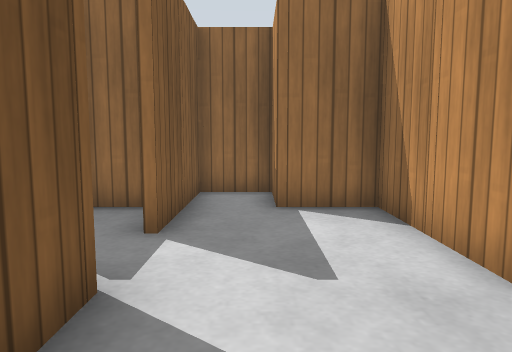
[1] (above)

24 first-person views from a walk through a world built for the Gazebo simulator. The camera is 0.68 m above the floor, tilts 6° down and sees 70° across. The floor is counted in squares, 0.5 m on a side. Each view is taken from the middle of a square. On the plan, view 1 faces up. The plan holds only what a view shows up to about 15 squares ahead; the rest is blank. Simple patterns stand in for the simulator's built-in surfaces.

[2]
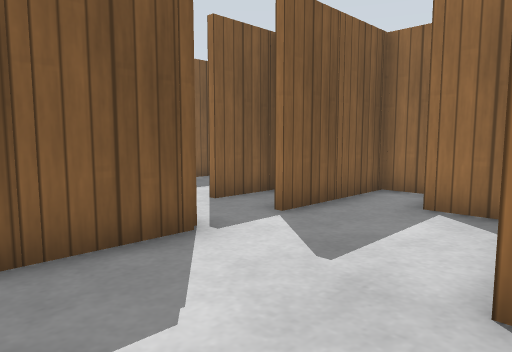

[3]
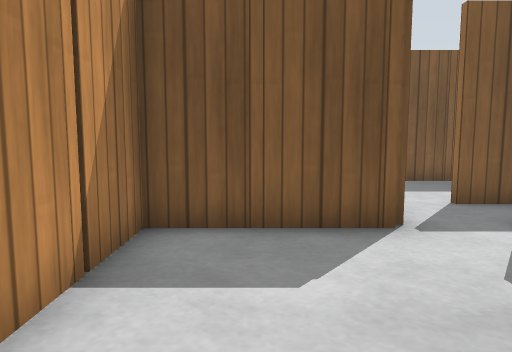

[4]
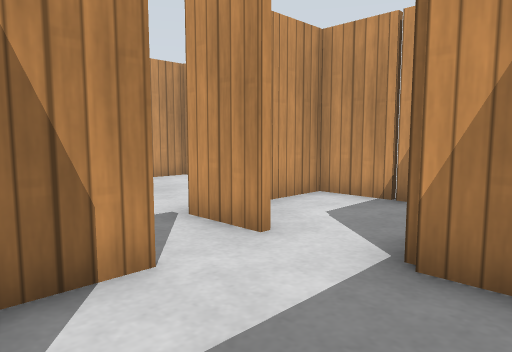

[5]
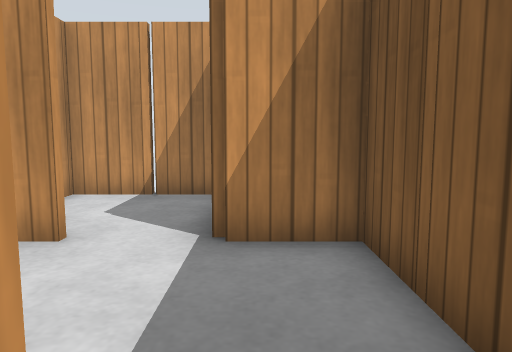

[6]
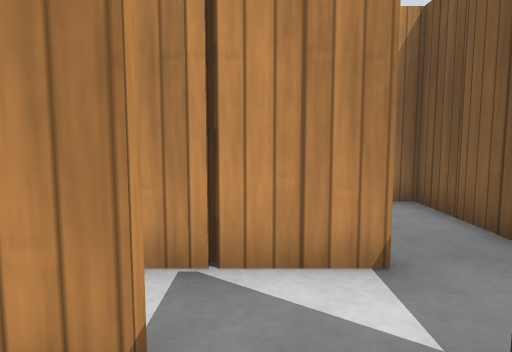

[7]
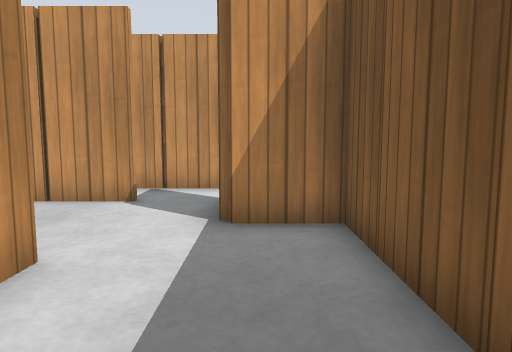

[8]
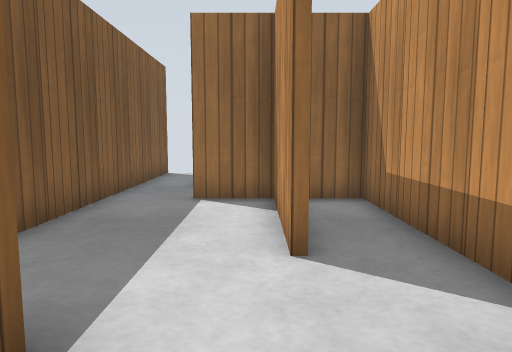

[9]
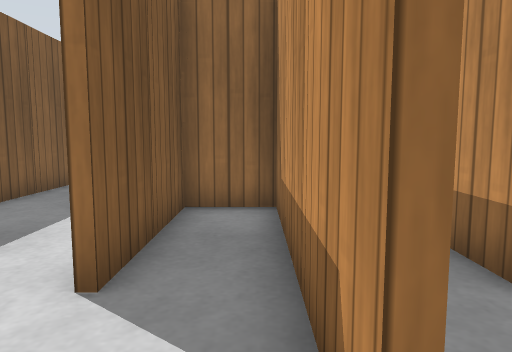

[10]
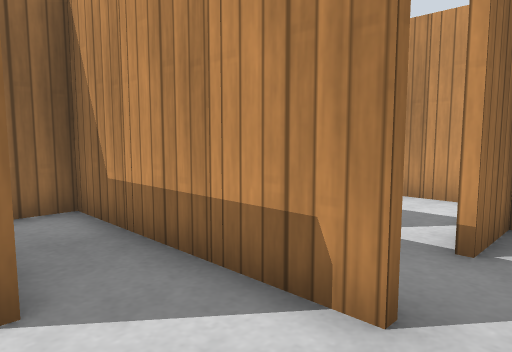

[11]
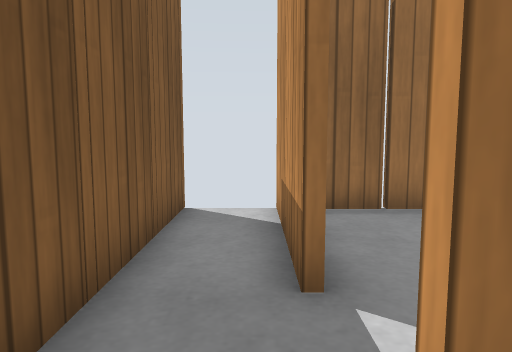

[12]
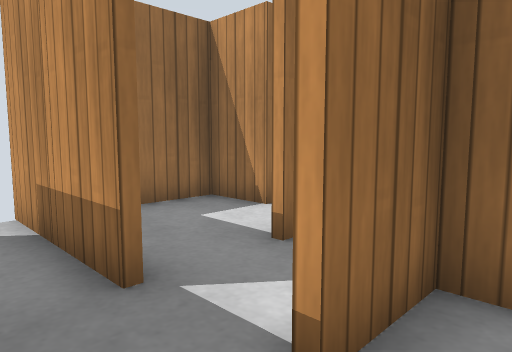

[13]
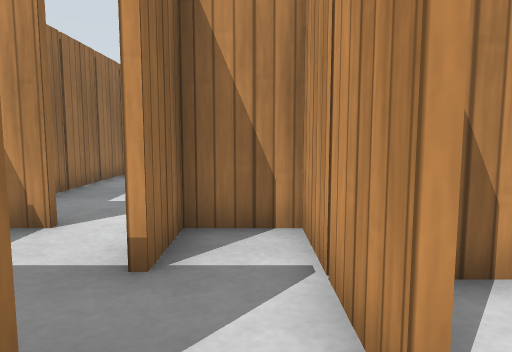

[14]
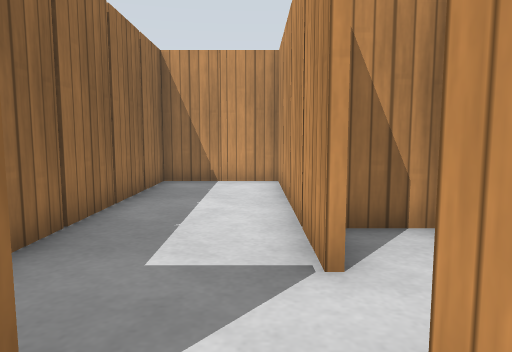

[15]
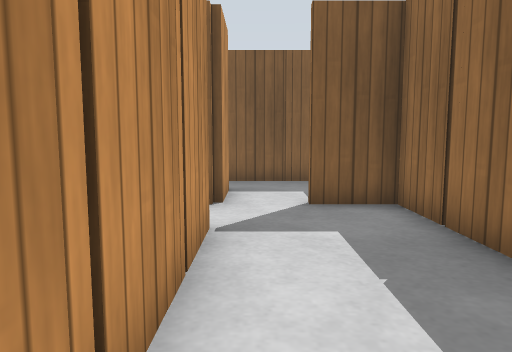

[16]
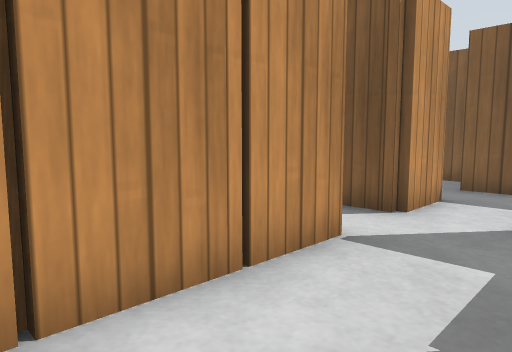

[17]
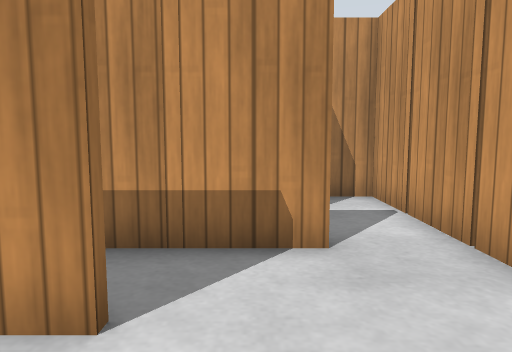

[18]
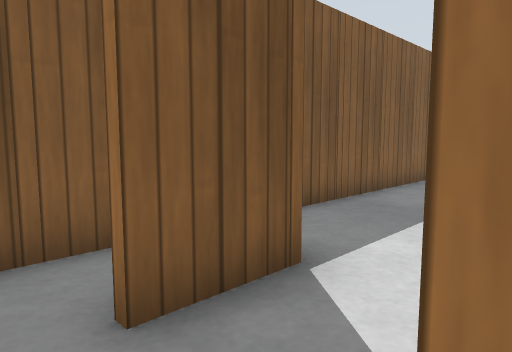

[19]
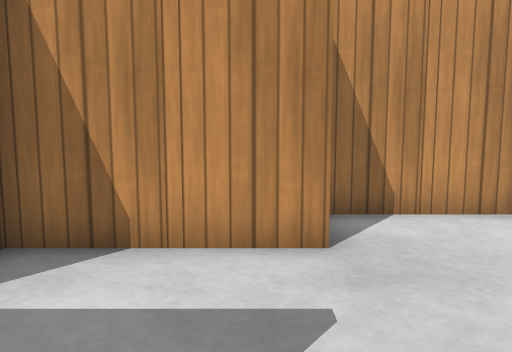

[20]
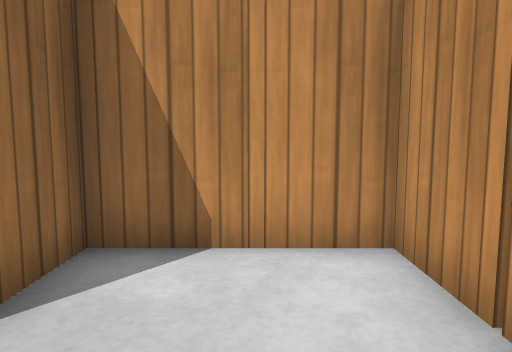

[21]
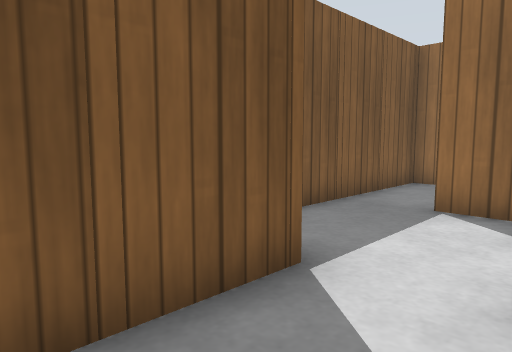

[22]
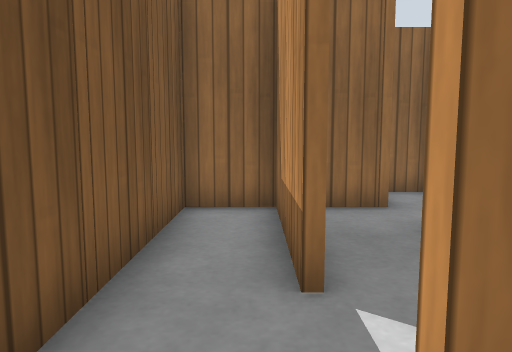

[23]
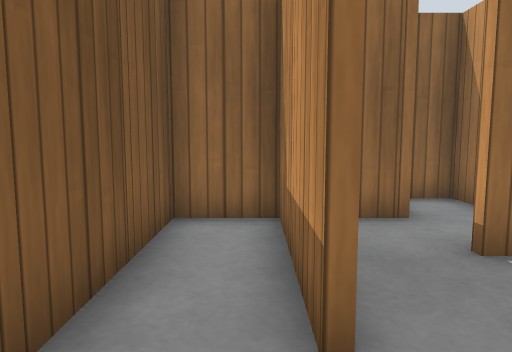

[24]
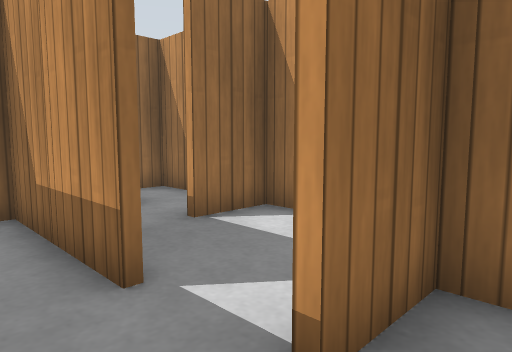

### Floor plan
Points are (right, up) in squares from view 1. A wall is a line through its corners. A room is listed if a view was taken in it or the views show most of it. See-through windows are left out.
Room 1 (views 1, 19, 20, 21)
walls: (-1.4, 3) (-1.4, -0.8); (-3.5, 3.3) (-1.5, 3.3); (-3.6, 5) (-3.6, 6.5); (-1.6, -0.8) (-1.6, 0.6); (2.4, 5.4) (2.4, 7.1) (0.4, 7.1) (0.4, 8.4); (-3.4, 6.5) (-3.4, 5); (-5.4, 3) (-5.4, 0.2); (-5, -0.7) (2.4, -0.7); (-1.4, 8.5) (-1.4, 5); (4.4, 1.4) (4.4, 3.1) (2.4, 3.1) (2.4, 4.5)
ways out: opening at (2.3, 0) to room 2; opening at (-4.7, 5) to room 3; opening at (0, 8) to room 4
objects: wooden post (-6, 1); wooden post (-5, 3); wooden post (-3, -1); wooden post (-1, 1); wooden post (-1, 3); wooden post (-1, 7); wooden post (1, -1); wooden post (3, 5)
Room 2 (views 2, 3)
walls: (2.4, -0.7) (4.4, -0.7) (4.4, 0.6)
ways out: opening at (2.3, 0) to room 1
objects: wooden post (3, -1); wooden post (3, 7); wooden post (5, 1); wooden post (5, 3)
Room 3 (views 4, 5, 8, 18)
walls: (-5.5, 7.3) (-4.4, 7.3); (-4.4, 7.1) (-5.5, 7.1); (-6.6, 11.1) (-7.4, 11.1) (-7.4, 3.3) (-5.5, 3.3)
ways out: opening at (-4.7, 5) to room 1; opening at (-3.5, 8.5) to room 4
objects: wooden post (-8, 5); wooden post (-8, 7); wooden post (-8, 9); wooden post (-4, 7); wooden post (-3, 7)
Room 4 (views 6, 7, 9, 10, 11, 12, 13, 14, 15, 16, 17, 22, 23, 24)
walls: (2.6, 17.1) (1.4, 17.1); (2.4, 17.2) (2.4, 18.6); (4.4, 17.9) (4.4, 18.5); (0.4, 15.4) (0.4, 16.5); (4.4, 13.4) (4.4, 15.1) (2.5, 15.1); (0.4, 13) (0.4, 14.5); (0.5, 19.3) (1.6, 19.3); (-1.4, 16.5) (-1.4, 11.9); (-1.6, 15.4) (-1.6, 16.5); (-1.6, 17.5) (-1.6, 19.1) (-3.5, 19.1); (1.5, 11.1) (0.5, 11.1); (-1.6, 13.4) (-1.6, 14.5); (-1.4, 19) (-1.4, 18); (7.4, 19.3) (8.4, 19.3) (8.4, 20.5); (-3.4, 16.5) (-3.4, 13); (-3.6, 15.4) (-3.6, 16.5); (-1.6, 11) (-1.6, 12.5); (-1.6, 21) (-1.6, 23); (1.4, 9.3) (2.4, 9.3) (2.4, 10.4); (-3.6, 13) (-3.6, 14.5); (-3.5, 19.3) (-1.5, 19.3); (-4.4, 17.1) (-5.5, 17.1); (8.4, 21.4) (8.4, 22.9) (-4.8, 22.9); (-1.4, 23) (-1.4, 21); (-5.5, 17.3) (-4.5, 17.3); (-5.6, 19) (-5.6, 20.5); (-3.5, 9.3) (-2.5, 9.3); (-5.4, 11) (-5.4, 9); (-5.6, 21.4) (-5.6, 22.5); (-5.4, 21.8) (-5.4, 19); (-7.4, 22.5) (-7.4, 11.3) (-5.5, 11.3)
ways out: opening at (0, 8) to room 1; opening at (-3.5, 8.5) to room 3
objects: wooden post (-8, 13); wooden post (-8, 15); wooden post (-8, 17); wooden post (-8, 19); wooden post (-8, 21); wooden post (-7, 23); wooden post (-6, 23); wooden post (-5, 11); wooden post (-5, 21); wooden post (-4, 17); wooden post (-3, 15); wooden post (-3, 17); wooden post (-3, 23); wooden post (-2, 9); wooden post (-2, 17) to (-1, 17); wooden post (-1, 9); wooden post (-1, 13); wooden post (-1, 15); wooden post (-1, 19); other object (0, 9); wooden post (0, 17); wooden post (1, 9); wooden post (1, 15); wooden post (1, 23); wooden post (2, 11); wooden post (3, 19); wooden post (3, 23); wooden post (4, 19); wooden post (5, 13); wooden post (5, 15); wooden post (5, 19); wooden post (5, 23); other object (7, 19); wooden post (7, 23); wooden post (9, 21)

Positions as (right, up) in squares from view 1, and headings:
1: (0, 0), facing up
2: (3, 0), facing up-left
3: (4, 1), facing left
4: (-7, 7), facing down-right
5: (-6, 8), facing down
6: (-4, 11), facing down
7: (-6, 17), facing down
8: (-4, 9), facing up
9: (-2, 10), facing up
10: (-4, 10), facing up-right
11: (-6, 16), facing up
12: (-7, 16), facing up-right
13: (-7, 18), facing right
14: (-3, 20), facing right
15: (6, 20), facing left
16: (5, 22), facing down-left
17: (-6, 12), facing right
18: (-3, 8), facing up-left
19: (-2, 4), facing right
20: (0, 1), facing right
21: (-3, 0), facing up-left
22: (0, 10), facing up
23: (0, 11), facing up
24: (-1, 10), facing up-right
